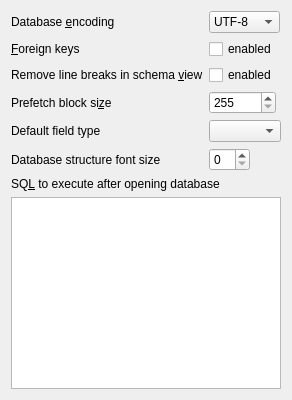
     <widget class="QWidget" name="tab">
      <attribute name="title">
       <string>&amp;Database</string>
      </attribute>
      <layout class="QVBoxLayout" name="verticalLayout_10">
       <item>
        <layout class="QFormLayout" name="formLayout">
         <property name="fieldGrowthPolicy">
          <enum>QFormLayout::FieldsStayAtSizeHint</enum>
         </property>
         <item row="0" column="0">
          <widget class="QLabel" name="label">
           <property name="text">
            <string>Database &amp;encoding</string>
           </property>
           <property name="buddy">
            <cstring>encodingComboBox</cstring>
           </property>
          </widget>
         </item>
         <item row="1" column="0">
          <widget class="QLabel" name="label_5">
           <property name="toolTip">
            <string>Open databases with foreign keys enabled.</string>
           </property>
           <property name="text">
            <string>&amp;Foreign keys</string>
           </property>
           <property name="buddy">
            <cstring>foreignKeysCheckBox</cstring>
           </property>
          </widget>
         </item>
         <item row="2" column="0">
          <widget class="QLabel" name="label_8">
           <property name="text">
            <string>Remove line breaks in schema &amp;view</string>
           </property>
           <property name="buddy">
            <cstring>checkHideSchemaLinebreaks</cstring>
           </property>
          </widget>
         </item>
         <item row="3" column="0">
          <widget class="QLabel" name="label_2">
           <property name="text">
            <string>Prefetch block si&amp;ze</string>
           </property>
           <property name="buddy">
            <cstring>spinPrefetchSize</cstring>
           </property>
          </widget>
         </item>
         <item row="4" column="0">
          <widget class="QLabel" name="defaultFieldTypeLabel">
           <property name="text">
            <string>Default field type</string>
           </property>
           <property name="buddy">
            <cstring>defaultFieldTypeComboBox</cstring>
           </property>
          </widget>
         </item>
         <item row="4" column="1">
          <widget class="QComboBox" name="defaultFieldTypeComboBox"/>
         </item>
         <item row="3" column="1">
          <widget class="QSpinBox" name="spinPrefetchSize">
           <property name="minimum">
            <number>255</number>
           </property>
           <property name="maximum">
            <number>1000000</number>
           </property>
          </widget>
         </item>
         <item row="2" column="1">
          <widget class="QCheckBox" name="checkHideSchemaLinebreaks">
           <property name="toolTip">
            <string>When enabled, the line breaks in the Schema column of the DB Structure tab, dock and printed output are removed.</string>
           </property>
           <property name="text">
            <string>enabled</string>
           </property>
          </widget>
         </item>
         <item row="1" column="1">
          <widget class="QCheckBox" name="foreignKeysCheckBox">
           <property name="text">
            <string>enabled</string>
           </property>
          </widget>
         </item>
         <item row="0" column="1">
          <widget class="QComboBox" name="encodingComboBox">
           <item>
            <property name="text">
             <string notr="true">UTF-8</string>
            </property>
           </item>
           <item>
            <property name="text">
             <string notr="true">UTF-16</string>
            </property>
           </item>
          </widget>
         </item>
         <item row="5" column="0">
          <widget class="QLabel" name="label_26">
           <property name="text">
            <string>Database structure font size</string>
           </property>
           <property name="buddy">
            <cstring>spinStructureFontSize</cstring>
           </property>
          </widget>
         </item>
         <item row="5" column="1">
          <widget class="QSpinBox" name="spinStructureFontSize"/>
         </item>
        </layout>
       </item>
       <item>
        <layout class="QVBoxLayout" name="verticalLayout_9">
         <item>
          <widget class="QLabel" name="labelDatabaseDefaultSqlText">
           <property name="text">
            <string>SQ&amp;L to execute after opening database</string>
           </property>
           <property name="buddy">
            <cstring>editDatabaseDefaultSqlText</cstring>
           </property>
          </widget>
         </item>
         <item>
          <widget class="SqlTextEdit" name="editDatabaseDefaultSqlText">
           <property name="minimumSize">
            <size>
             <width>20</width>
             <height>0</height>
            </size>
           </property>
           <property name="maximumSize">
            <size>
             <width>16777215</width>
             <height>16777215</height>
            </size>
           </property>
          </widget>
         </item>
        </layout>
       </item>
      </layout>
     </widget>
